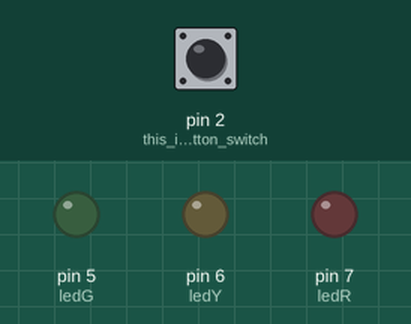
Recording of a sketch running on a simulated Arduino Uno, built with avr-gcc and run on an emulated ATmega328P. On the bench: output pins drawn as LEDs (lit = HIGH). Inputs (shaded band) come from the test bench; at power-on: pin 2 (this_is_my_button_switch) LOW. What the sketch prints to the serial monitor is not drawn.

Above: at 1.2 s.
1.3 s: pin 2 (this_is_my_button_switch) pulled HIGH for 0.15 s
At 2.6 s:
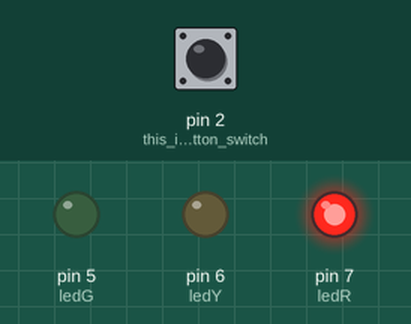
2.9 s: pin 2 (this_is_my_button_switch) pulled HIGH for 1 s
At 5.1 s:
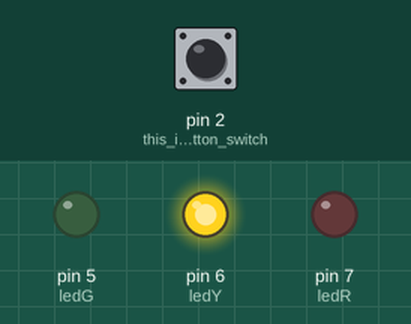
5.4 s: pin 2 (this_is_my_button_switch) pulled HIGH for 0.15 s
At 6.0 s:
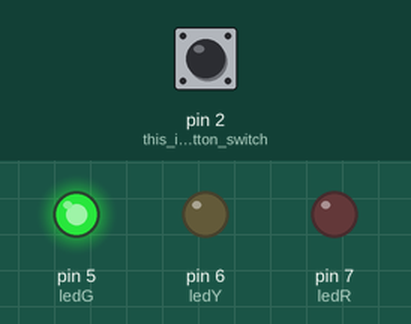
7.0 s: pin 2 (this_is_my_button_switch) pulled HIGH for 3.2 s
At 11.4 s:
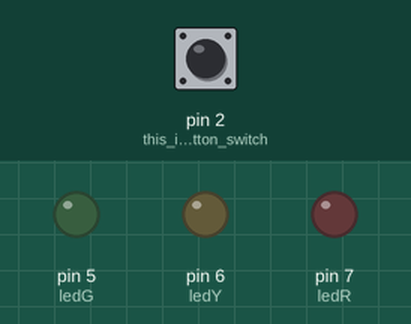
Timing chart, 0 to 12.7 s (numbered marks = the images above; inputs shaded):
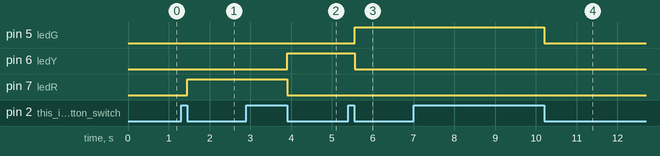

Measured:
- after the input at 1.3 s, pin 7 (ledR): LOW → HIGH after 0.16 s
- after the input at 2.9 s, pin 6 (ledY): LOW → HIGH after 1.0 s; pin 7 (ledR): HIGH → LOW after 1.0 s
- after the input at 5.4 s, pin 5 (ledG): LOW → HIGH after 0.15 s; pin 6 (ledY): HIGH → LOW after 0.15 s
- after the input at 7.0 s, pin 5 (ledG): HIGH → LOW after 3.2 s

The sketch:

stateChangeAndControl3LEDS.ino
```cpp
int reading; // current button reading
int prevReading = 0 ; // prevous reading

int ledR = 7;   // pin of red led
int ledY = 6;   // pin of yellow led
int ledG = 5;   // pin of green led

int counter = 0;

void setup() {
  Serial.begin(9600);
  pinMode(2, INPUT);  // this is my button switch
  pinMode(ledR, OUTPUT); // this is my red led
  pinMode(ledY, OUTPUT); // this is my yellow led
  pinMode(ledG, OUTPUT); // this is my green led
}

void loop() {
  reading = digitalRead(2); // read the current state of the switch
  Serial.println(reading); // print the current state of the switch

// if our button is currently being pressed
  if (reading == 1) {
    if (prevReading == 1) {} // its still on ..... forever.

    if (prevReading == 0) { // JUST PRESSED
      prevReading = 1;      // UPDATE PREVIOUS
    }
  }
// if our button is currently not being pressed
  if (reading == 0) {
    if (prevReading == 0) {} // Has not been pressed recently
    if (prevReading == 1) { // JUST RELEASED
      counter++;     // update our counter which will control our led output
      prevReading =0;
    }
  }

// Different LED conditions
  if (counter == 0) {
    digitalWrite(ledR, LOW);
    digitalWrite(ledY, LOW);
    digitalWrite(ledG, LOW);
  }

  if (counter == 1) {
    digitalWrite(ledR, HIGH);
    digitalWrite(ledY, LOW);
    digitalWrite(ledG, LOW);
  }

  if (counter == 2) {
    digitalWrite(ledR, LOW);
    digitalWrite(ledY, HIGH);
    digitalWrite(ledG, LOW);
  }

  if (counter == 3) {
    digitalWrite(ledR, LOW);
    digitalWrite(ledY, LOW);
    digitalWrite(ledG, HIGH);
  }
  if (counter == 4) {
    counter = 0;  // reset the counter
  }
}
```
